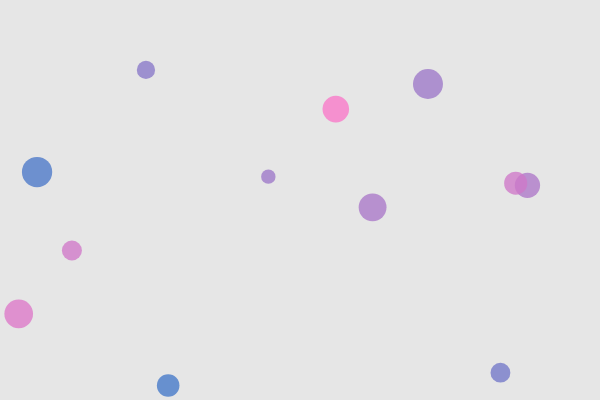
Frame 1 (no input)
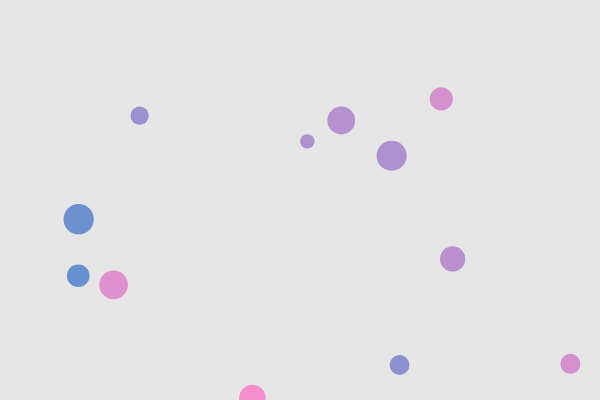
Frame 60 (no input)
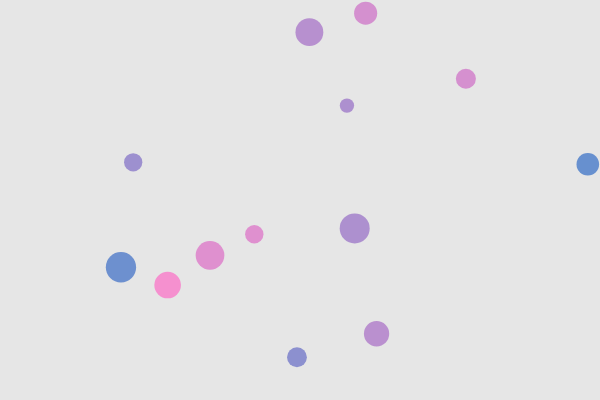
Frame 120 (the mouse pressed at the canvas centre since frame 60)

The p5.js sketch that drew these frames (run headless with seeded random() and noise() and a simulated clock; from frame 60 on, the mouse is pressed at the canvas centre):

// p5.js sketch
// ── sketch.js
// DM2008 — Activity 4b
// Objects in Motion (60 min)

// ============================
// Step 0: Global data
// ============================
let agents = []; // array to hold many objects
const NUM_START = 12; // you can tweak this

function setup() {
  createCanvas(600, 400);
  noStroke();

  // ============================
  // Step 1: Populate the array
  // - Use a loop to create multiple instances
  // - Give each instance some randomized starting values
  // ============================
  for (let i = 0; i < NUM_START; i++) {
    let x = random(width);
    let y = random(height);
    let sz = random(12, 36);
    let speedX = random(-2, 2);
    let speedY = random(-2, 2);
    // TODO: pass any extra properties you plan to use
    agents.push(new Agent(x, y, sz, speedX, speedY));
  }
}

function draw() {
  background(230);

  // ============================
  // Step 2: Loop through the array
  // - Call at least TWO methods on each object
  //   e.g., update() then show()
  // ============================
  for (let i = 0; i < agents.length; i++) {
    agents[i].update(); // change over time
    agents[i].show(); // draw
  }

  // ============================
  // Step 3 (optional but recommended):
  // Removal / lifespan
  // - If your objects can "die", remove them safely.
  // - Use a backward loop to avoid skipping items when splicing.
  // ============================
  for (let i = agents.length - 1; i >= 0; i--) {
    if (agents[i].life <= 0) {
      agents.splice(i, 1);
    }
  }
}

// ============================
// Step 4: Interaction (optional)
// - Add new objects with mouse clicks
// - Toggle behaviors with keys
// ============================
function mousePressed() {
  let sz = random(16, 40);
  let speedX = random(-2, 2);
  let speedY = random(-2, 2);
  agents.push(new Agent(mouseX, mouseY, sz, speedX, speedY));
}

function keyPressed() {
  // Example toggles—feel free to customize
  if (key === "C") {
    // clear all agents
    agents = [];
  }
}

// ============================
// Step 5: Define your Class
// - Must have at least 1 property that changes over time
// - Must have at least 1 method besides show()
// - Feel free to add more properties/methods
// ============================
class Agent {
  constructor(x, y, sz, speedX, speedY) {
    // Required properties
    this.x = x;
    this.y = y;
    this.sz = sz;

    // Motion
    this.dx = speedX;
    this.dy = speedY;

    // Style (customize!)
    this.h = random(360);
    this.a = 200;

    // Lifespan (optional)
    this.life = 255; // use this if you want fade/shrink/remove behavior
  }

  // Method #1: update — change over time
  update() {
    // Basic movement
    this.x += this.dx;
    this.y += this.dy;

    // Simple screen wrap (A) or bounce (B) — pick one or implement your own:

    // (A) Wrap:
    if (this.x > width) {
      this.x = 0;
    }
    if (this.x < 0) {
      this.x = width;
    }
    if (this.y > height) {
      this.y = 0;
    }
    if (this.y < 0) {
      this.y = height;
    }

    // (B) Bounce (comment Wrap out if you use Bounce):
    // if (this.x < 0 || this.x > width) {
    //   this.dx *= -1;
    // }
    // if (this.y < 0 || this.y > height) {
    //   this.dy *= -1;
    // }

    // Example of property changing over time:
    // subtle size pulse
    // this.sz += sin(frameCount * 0.05) * 0.2;

    // Or use a lifespan:
    // this.life -= 1;        // fade over time
    // this.sz -= 0.05;     // shrink slowly
  }

  // Method #2: show — draw the object
  show() {
    // If you use HSB, set colorMode(HSB) in setup()
    // colorMode(HSB, 360, 100, 100, 255);
    // fill(this.h, 70, 90, this.a);

    // Using RGB to keep it simple
    fill(50 + (this.h % 200), 120, 200, this.a);
    ellipse(this.x, this.y, this.sz);
  }
}

/* ============================
   TODO ideas (pick at least one):
   - Add a second method besides show(), e.g., bounce(), shrink(), changeColor()
   - Make one property evolve over time (size, hue, alpha, speed)
   - Add a key or mouse interaction that changes *all* agents (loop over array)
   - Implement removal: shrink agents and splice them when too small
============================= */
